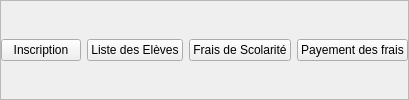
                      <widget class="QWidget" name="scolariteHeaderContainer" native="true">
                       <layout class="QVBoxLayout" name="verticalLayout_30">
                        <property name="spacing">
                         <number>0</number>
                        </property>
                        <property name="leftMargin">
                         <number>0</number>
                        </property>
                        <property name="topMargin">
                         <number>0</number>
                        </property>
                        <property name="rightMargin">
                         <number>0</number>
                        </property>
                        <property name="bottomMargin">
                         <number>0</number>
                        </property>
                        <item alignment="Qt::AlignHCenter">
                         <widget class="QFrame" name="scolariteHeaderSubContainer">
                          <property name="minimumSize">
                           <size>
                            <width>0</width>
                            <height>0</height>
                           </size>
                          </property>
                          <property name="frameShape">
                           <enum>QFrame::StyledPanel</enum>
                          </property>
                          <property name="frameShadow">
                           <enum>QFrame::Raised</enum>
                          </property>
                          <layout class="QHBoxLayout" name="horizontalLayout_20">
                           <property name="spacing">
                            <number>6</number>
                           </property>
                           <property name="leftMargin">
                            <number>0</number>
                           </property>
                           <property name="topMargin">
                            <number>0</number>
                           </property>
                           <property name="rightMargin">
                            <number>0</number>
                           </property>
                           <property name="bottomMargin">
                            <number>0</number>
                           </property>
                           <item>
                            <widget class="QPushButton" name="scolariteInscriptionBtn">
                             <property name="cursor">
                              <cursorShape>PointingHandCursor</cursorShape>
                             </property>
                             <property name="toolTip">
                              <string/>
                             </property>
                             <property name="text">
                              <string>Inscription</string>
                             </property>
                             <property name="icon">
                              <iconset resource="../QSS/QSS_Resources.qrc">
                               <normaloff>:/newPrefix/Icons/user-plus.png</normaloff>:/newPrefix/Icons/user-plus.png</iconset>
                             </property>
                             <property name="iconSize">
                              <size>
                               <width>40</width>
                               <height>40</height>
                              </size>
                             </property>
                            </widget>
                           </item>
                           <item>
                            <widget class="QPushButton" name="scolariteListeEleveBtn">
                             <property name="cursor">
                              <cursorShape>PointingHandCursor</cursorShape>
                             </property>
                             <property name="toolTip">
                              <string/>
                             </property>
                             <property name="text">
                              <string>Liste des Elèves</string>
                             </property>
                             <property name="icon">
                              <iconset resource="../QSS/QSS_Resources.qrc">
                               <normaloff>:/newPrefix/Icons/book-open.png</normaloff>:/newPrefix/Icons/book-open.png</iconset>
                             </property>
                             <property name="iconSize">
                              <size>
                               <width>40</width>
                               <height>40</height>
                              </size>
                             </property>
                            </widget>
                           </item>
                           <item>
                            <widget class="QPushButton" name="scolariteFraisScolariteBtn">
                             <property name="cursor">
                              <cursorShape>PointingHandCursor</cursorShape>
                             </property>
                             <property name="toolTip">
                              <string/>
                             </property>
                             <property name="text">
                              <string>Frais de Scolarité</string>
                             </property>
                             <property name="icon">
                              <iconset resource="../QSS/QSS_Resources.qrc">
                               <normaloff>:/newPrefix/Icons/dollar-sign.png</normaloff>:/newPrefix/Icons/dollar-sign.png</iconset>
                             </property>
                             <property name="iconSize">
                              <size>
                               <width>40</width>
                               <height>40</height>
                              </size>
                             </property>
                            </widget>
                           </item>
                           <item>
                            <widget class="QPushButton" name="scolaritePayementFSBtn">
                             <property name="cursor">
                              <cursorShape>PointingHandCursor</cursorShape>
                             </property>
                             <property name="toolTip">
                              <string/>
                             </property>
                             <property name="text">
                              <string>Payement des frais</string>
                             </property>
                             <property name="icon">
                              <iconset resource="../QSS/QSS_Resources.qrc">
                               <normaloff>:/newPrefix/Icons/credit-card.png</normaloff>:/newPrefix/Icons/credit-card.png</iconset>
                             </property>
                             <property name="iconSize">
                              <size>
                               <width>40</width>
                               <height>40</height>
                              </size>
                             </property>
                            </widget>
                           </item>
                          </layout>
                         </widget>
                        </item>
                       </layout>
                      </widget>
